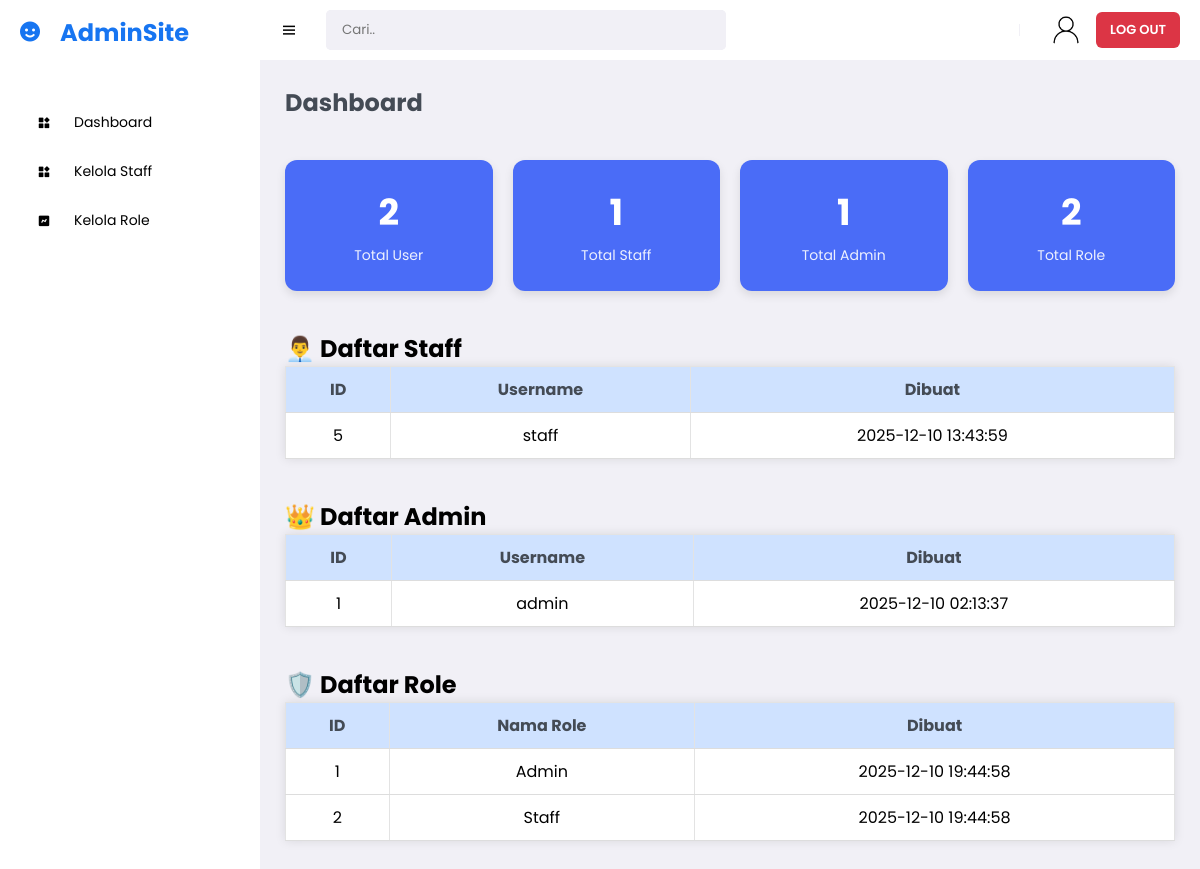
/supermarket-app/public/admin/dashboard.php (signed in), run on the app's committed database.
### tables this page shows
CREATE TABLE `users` (
  `user_id` int(10) UNSIGNED NOT NULL,
  `username` varchar(50) NOT NULL,
  `password` varchar(255) NOT NULL,
  `role_id` int(10) UNSIGNED NOT NULL,
  `created_at` timestamp NOT NULL DEFAULT current_timestamp()
);

CREATE TABLE `roles` (
  `role_id` int(10) UNSIGNED NOT NULL,
  `role_name` varchar(20) NOT NULL,
  `created_at` timestamp NOT NULL DEFAULT current_timestamp()
);

### supermarket-app/models/user_model.php (called while the page is built, shortened)
<?php
require_once(__DIR__ . '/../config/db.php');
function get_all_users() {
  global $conn;
  $query = "SELECT * FROM users ORDER BY user_id ASC";
  $result = mysqli_query($conn, $query);
  return mysqli_fetch_all($result, MYSQLI_ASSOC);
}

### supermarket-app/controllers/admin/user_controller.php (called while the page is built, shortened)
<?php
require_once(__DIR__ . '/../../models/user_model.php');
function read_users_controller() {
    return get_all_users();
}

### supermarket-app/models/role_model.php (called while the page is built, shortened)
<?php
require_once(__DIR__ . '/../config/db.php');
function get_all_roles() {
  global $conn;
  $query = "SELECT * FROM roles ORDER BY role_id ASC";
  $result = mysqli_query($conn, $query);
  return mysqli_fetch_all($result, MYSQLI_ASSOC);
}

### supermarket-app/controllers/admin/role_controller.php (called while the page is built, shortened)
<?php
require_once(__DIR__ . '/../../models/role_model.php');
function read_roles_controller() {
  return get_all_roles();
}

### supermarket-app/public/admin/dashboard.php (the view, shortened to what this page needs)
<?php
require_once('../../controllers/admin/user_controller.php');
require_once('../../controllers/admin/role_controller.php');
require_once '../layout/sidebar.php';
$users = read_users_controller();
$roles = read_roles_controller();
$totalUsers = count($users);
$totalRoles = count($roles);
$staffUsers = [];
$adminUsers = [];
foreach ($users as $u) {
    if ($u['role_id'] == 2) {
        $staffUsers[] = $u;
    } elseif ($u['role_id'] == 1) {
        $adminUsers[] = $u;
    }
}
$totalStaff = count($staffUsers);
$totalAdmin = count($adminUsers);
?>
<!DOCTYPE html>
<html>
<head>
    <link href='https://unpkg.com/boxicons@2.0.9/css/boxicons.min.css' rel='stylesheet'>
     <link rel="stylesheet" href="../../assets/css/dashboard.css">
</head>
<body>
	<section id="content">
		<nav>
         <i class="bx bx-menu toggle-sidebar"></i>
         <form action="#">
            <div class="form-group">
               <input type="text" placeholder="Cari..">
            </div>
         </form>
         <div class="profile">
            <img src="../../assets/images/img-profile.jpg" alt="Profile">
            <a href="../logout.php" class="logout-inline">
               LOG OUT
            </a>
         </div>
      </nav>
       <div class="main-content">
             <div id="dashboard-content" class="menu-content">
               <h1 class="main-title">Dashboard</h1>
            </div>
            <div class="dashboard-cards">
               <div class="card">
                  <h2><?= $totalUsers ?></h2>
                  <p>Total User</p>
               </div>
               <div class="card">
                  <h2><?= $totalStaff ?></h2>
                  <p>Total Staff</p>
               </div>
               <div class="card">
                  <h2><?= $totalAdmin ?></h2>
                  <p>Total Admin</p>
               </div>
               <div class="card">
                  <h2><?= $totalRoles ?></h2>
                  <p>Total Role</p>
               </div>
            </div>
            <h2>👨‍💼 Daftar Staff</h2>
            <table>
               <tr>
                  <th>ID</th>
                  <th>Username</th>
                  <th>Dibuat</th>
               </tr>
               <?php foreach ($staffUsers as $s): ?>
               <tr>
                  <td><?= $s['user_id'] ?></td>
                  <td><?= $s['username'] ?></td>
                  <td><?= $s['created_at'] ?></td>
               </tr>
               <?php endforeach; ?>
            </table>
            <h2>👑 Daftar Admin</h2>
            <table>
               <tr>
                  <th>ID</th>
                  <th>Username</th>
                  <th>Dibuat</th>
               </tr>
               <?php foreach ($adminUsers as $a): ?>
               <tr>
                  <td><?= $a['user_id'] ?></td>
                  <td><?= $a['username'] ?></td>
                  <td><?= $a['created_at'] ?></td>
               </tr>
               <?php endforeach; ?>
            </table>
            <h2>🛡️ Daftar Role</h2>
            <table>
               <tr>
                  <th>ID</th>
                  <th>Nama Role</th>
                  <th>Dibuat</th>
               </tr>
               <?php foreach ($roles as $r): ?>
               <tr>
                  <td><?= $r['role_id'] ?></td>
                  <td><?= $r['role_name'] ?></td>
                  <td><?= $r['created_at'] ?></td>
               </tr>
               <?php endforeach; ?>
            </table>
       </div>
	</section>
</body>
</html>

### supermarket-app/assets/css/dashboard.css (style rules this page uses)
* { font-family: "Poppins", serif; margin: 0; padding: 0; box-sizing: border-box; }
:root { --grey: #f1f0f6; --dark-grey: #8d8d8d; --light: #fff; --dark: #000; --green: #81d43a; --light-green: #e3ffcb; --blue: #1775f1; --light-blue: #d0e4ff; --dark-blue: #0c5fcd; --red: #fc3b56; --primary-text: #444b55; --error: #ef4444; --border: #e3e3e3; --primary-table: #cfe2ff; }
body { background: var(--grey); }
a { text-decoration: none; }
#content { position: relative; width: calc(100% - 260px); left: 260px; transition: all 0.3s ease; }
nav { background: var(--light); padding: 10px 20px; display: flex; align-items: center; grid-gap: 28px; position: sticky; top: 0; left: 0; z-index: 100; }
nav .toggle-sidebar { font-size: 18px; cursor: pointer; }
nav form { max-width: 400px; width: 100%; margin-right: auto; }
nav .form-group { position: relative; display: flex; align-items: center; background: var(--grey); border-radius: 5px; }
nav .form-group input { width: 100%; background: var(--grey); border-radius: 5px; border: none; outline: none; padding: 10px 36px 10px 16px; transition: all 0.3s ease; }
nav .profile { position: relative; }
nav .profile img { width: 36px; height: 36px; border-radius: 50%; object-fit: cover; cursor: pointer; }
.main-content { padding: 25px; }
.main-content .main-title { margin-bottom: 20px; color: var(--primary-text); }
.menu-content { margin-bottom: 40px; }
table { width: 100%; border-collapse: collapse; background-color: var(--light); box-shadow: 0 0 10px rgba(0, 0, 0, 0.1); margin-bottom: 20px; }
th, td { padding: 12px; border: 1px solid var(--border); text-align: center; }
th { background-color: var(--primary-table); color: var(--primary-text); }
.dashboard-cards { display: grid; grid-template-columns: repeat(auto-fit, minmax(180px, 1fr)); gap: 20px; margin-bottom: 30px; }
.card { background: white; padding: 20px; border-radius: 10px; box-shadow: 0 4px 10px rgba(0,0,0,0.1); text-align: center; }
.dashboard-cards { display: grid; grid-template-columns: repeat(4, 1fr); gap: 20px; margin-bottom: 40px; }
.card { background: #4a6cf7; color: white; padding: 25px; border-radius: 12px; text-align: center; }
.card h2 { font-size: 36px; margin-bottom: 5px; }
.card p { font-size: 14px; opacity: 0.9; }
table { width: 100%; border-collapse: collapse; margin-bottom: 40px; }
table th, table td { padding: 10px; border-bottom: 1px solid #ddd; }
.profile { display: flex; align-items: center; gap: 12px; }
.logout-inline { background-color: #dc3545; color: #ffffff; padding: 8px 14px; border-radius: 6px; font-weight: 600; font-size: 13px; text-decoration: none; transition: background-color 0.2s ease; }

### data on the page
users: user_id "5", username "staff", created_at "2025-12-10 13:43:59"
users: user_id "1", username "admin", created_at "2025-12-10 02:13:37"
roles: role_id "1", role_name "Admin", created_at "2025-12-10 19:44:58"
roles: role_id "2", role_name "Staff", created_at "2025-12-10 19:44:58"

### other printed values
$totalUsers "2"
$totalStaff "1"
$totalAdmin "1"
$totalRoles "2"
